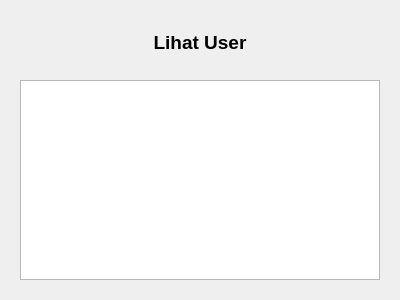
<?xml version="1.0" encoding="UTF-8"?>
<ui version="4.0">
 <class>Dialog</class>
 <widget class="QDialog" name="Dialog">
  <property name="geometry">
   <rect>
    <x>0</x>
    <y>0</y>
    <width>400</width>
    <height>300</height>
   </rect>
  </property>
  <property name="windowTitle">
   <string>Dialog</string>
  </property>
  
  <widget class="QLabel" name="label">
   <property name="geometry">
    <rect>
     <x>50</x>
     <y>30</y>
     <width>300</width>
     <height>25</height>
    </rect>
   </property>
   <property name="font">
    <font>
     <pointsize>14</pointsize>
     <weight>75</weight>
     <bold>true</bold>
    </font>
   </property>
   <property name="text">
    <string>Lihat User</string>
   </property>
   <property name="alignment">
    <set>Qt::AlignCenter</set>
   </property>
  </widget>
  
  <widget class="QTableView" name="tableView">
   <property name="geometry">
    <rect>
     <x>20</x>
     <y>80</y>
     <width>360</width>
     <height>200</height>
    </rect>
   </property>
  </widget>
  
 </widget>
 <resources/>
 <connections/>
</ui>
